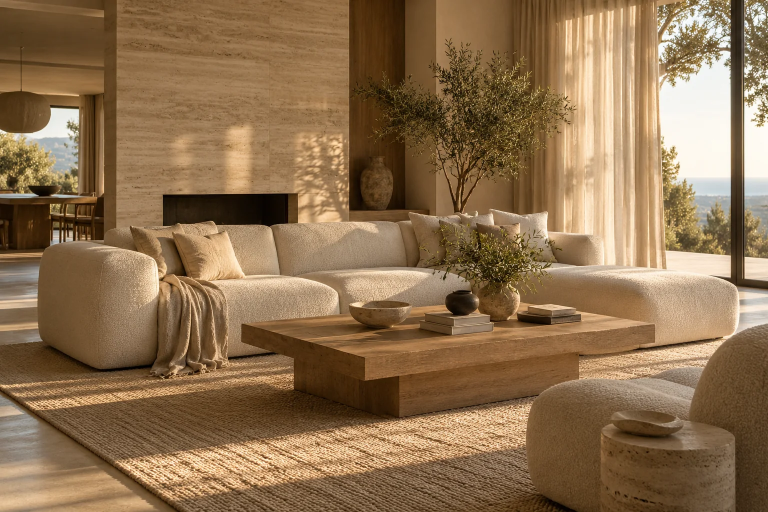
#> input picture assets/living-1536.webp, 1536 x 1024 px (shown at 1/2 size); its folder holds only this picture in this run
$ python optimize-images.py
#> lines starting #> are read from the running program, lines starting #| are printed output that depends on the picture
#!/usr/bin/env python3
"""Create content-addressed responsive copies; never replace originals."""
import hashlib,json
from pathlib import Path
from PIL import Image,ImageOps
Image.MAX_IMAGE_PIXELS=40_000_000

def optimize(assets,manifest_path):
    assets=Path(assets);target=assets/'optimized';target.mkdir(exist_ok=True)
    result={};before=after=0
    for source in sorted(assets.rglob('*')):
        if not source.is_file() or source.is_symlink() or target in source.parents or source.suffix.lower() not in ('.jpg','.jpeg','.png','.webp'):continue
        try:
            with Image.open(source) as original:
#> original is the input picture: PIL image 1536x1024 RGB; mean R, G, B 141.1, 112, 78.9
                if getattr(original,'is_animated',False):continue
                image=ImageOps.exif_transpose(original)
                key='assets/'+source.relative_to(assets).as_posix()
                if source.stat().st_size<150_000:
                    result[key]={'width':image.width,'height':image.height};continue
                image=image.convert('RGBA' if 'A' in image.getbands() or 'transparency' in image.info else 'RGB')
                digest=hashlib.sha256(b'webp-v2\0'+source.read_bytes()).hexdigest()[:20]
                widths=sorted({min(w,image.width) for w in (320,480,640,960,1600)})
#> widths = [320, 480, 640, 960, 1536]
                variants=[]
                for width in widths:
                    output=target/f'{digest}-{width}.webp'
                    if not output.exists():
                        height=max(1,round(image.height*width/image.width))
                        copy=image.resize((width,height),Image.Resampling.LANCZOS)
                        copy.save(output,'WEBP',quality=82,method=4)
                    variants.append({'path':'assets/optimized/'+output.name,'width':width})
#> this loop made 5 passes
#> pass 1, in optimize, `copy=image.resize((width,height),Image.Resampling.LANCZOS)`:
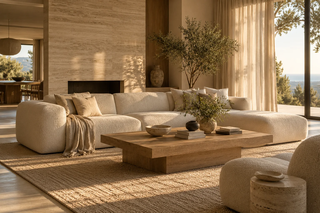
#> copy: PIL image 320x213 RGB; mean R, G, B 141.1, 112, 78.9
#> pass 2, in optimize, `copy=image.resize((width,height),Image.Resampling.LANCZOS)`:
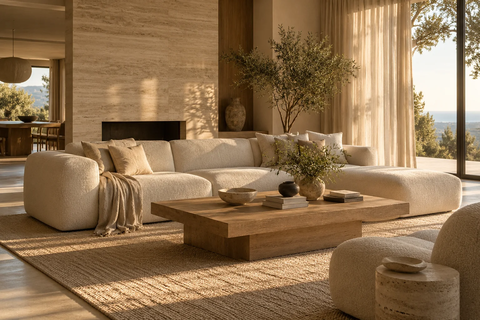
#> copy: PIL image 480x320 RGB; mean R, G, B 141.1, 112, 78.9
#> pass 3, in optimize, `copy=image.resize((width,height),Image.Resampling.LANCZOS)`:
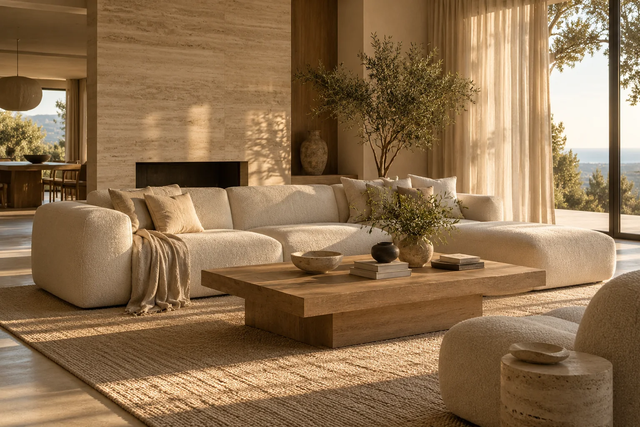
#> copy: PIL image 640x427 RGB; mean R, G, B 141.1, 112, 78.9
#> after the loop, variants = 5 items
                social=target/f'{digest}-og-1200x630.jpg'
                if not social.exists():
                    cover=ImageOps.fit(image,(1200,630),method=Image.Resampling.LANCZOS)
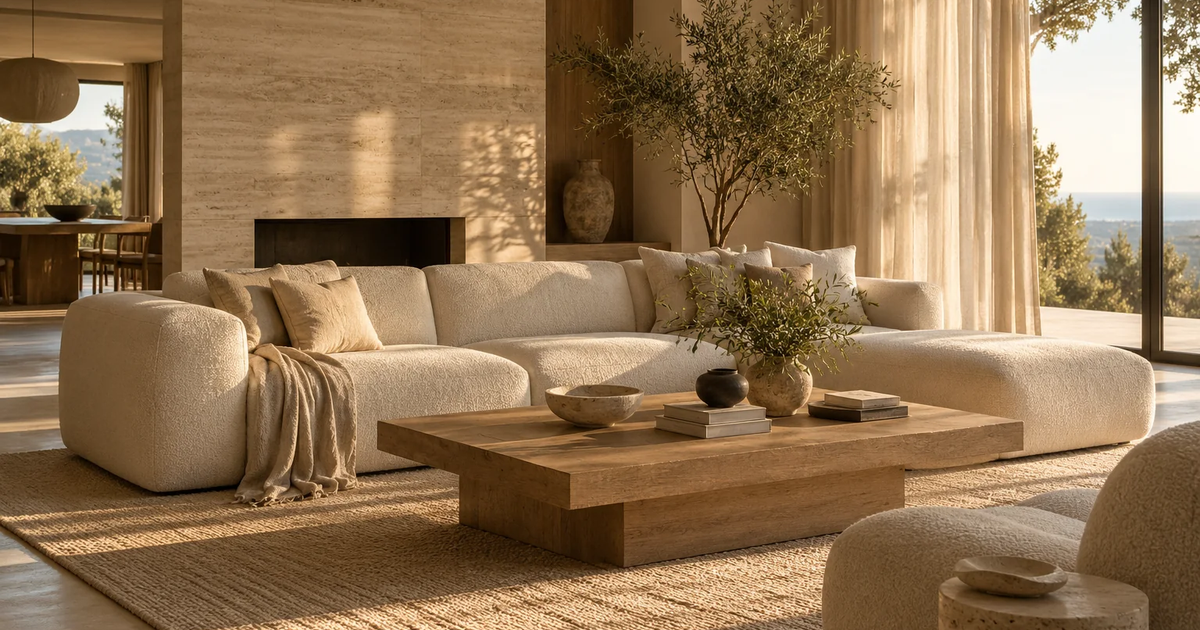
#> cover: PIL image 1200x630 RGB; mean R, G, B 143.2, 114.5, 81.5
                    if cover.mode=='RGBA':
                        background=Image.new('RGB',cover.size,'#f5f3ee');background.paste(cover,mask=cover.getchannel('A'));cover=background
                    cover.convert('RGB').save(social,'JPEG',quality=86,optimize=True)
                key='assets/'+source.relative_to(assets).as_posix()
                result[key]={'width':image.width,'height':image.height,'variants':variants,'social':{'path':'assets/optimized/'+social.name,'width':1200,'height':630,'type':'image/jpeg'}}
                before+=source.stat().st_size;after+=(target/Path(variants[-1]['path']).name).stat().st_size
#> after `after += (target / Path(variants[-1]['path']).name).stat().st_size`: after = 274496
        except (OSError,ValueError,Image.DecompressionBombError):continue
    Path(manifest_path).write_text(json.dumps(result,ensure_ascii=False,separators=(',',':'))+'\n')
    print(f'Optimized {sum(bool(v.get("variants")) for v in result.values())} images: originals {before} bytes; largest display variants {after} bytes')
#| Optimized 1 images: originals 304642 bytes; largest display variants 274496 bytes
    return result

if __name__=='__main__':
    root=Path(__file__).resolve().parents[1]
    optimize(root/'assets',root/'site-worker/src/image-manifest.json')
